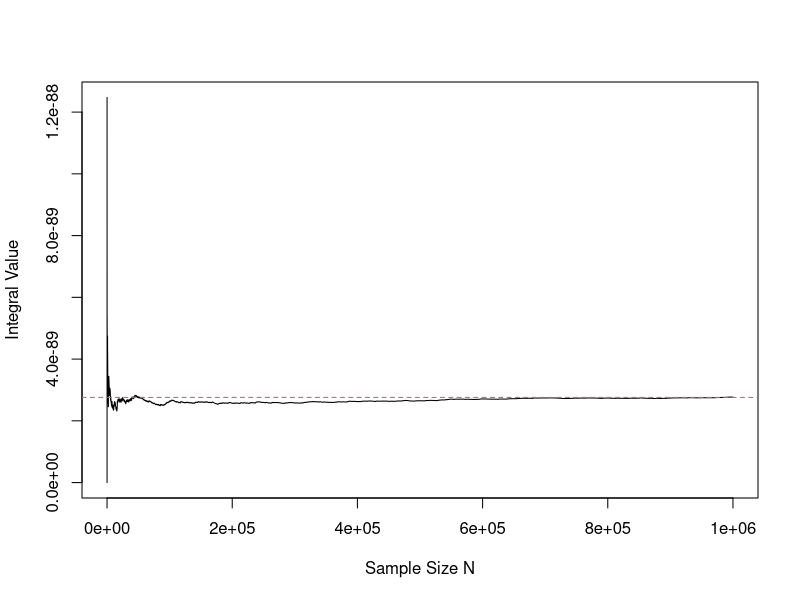

Reproduce this figure in R.
library(tidyverse)
library(patchwork)
library(mixtools)
theme_set(theme_bw())

set.seed(155523)
n <- 1000000
a <- 0
b <-  0.05 
u <-runif(n, a, b)

intfunc <- function(y){
  f = (1/sqrt(2*pi)) * (1/(y^2)) * (exp(-1/(2*(y^2))))
}



H1 = (b-a)* intfunc(u)
psi_hat_MC <- mean(H1) 
psi_hat_MC



set.seed(1234)
i_1n <- 1:n
plot( i_1n, cummean(H1), type='l', lwd=1,  
      xlab="Sample Size N", ylab="Integral Value",col=1)
abline(h=integrate(intfunc, a, b)$value, lwd=1, col=2, lty=2)




H2 <- (b-a)*intfunc(0.05-u) 
MC1 <- mean(H1)
MC2 <- mean(H2)

MCA <- (MC1+MC2)/2


MCE_MC1 <- sd(H1)/sqrt(n);MCE_MC1 
MCE_MC2 <- sd(H2)/sqrt(n);MCE_MC2 

MCE_MCA <- sqrt(1+cor(H1,H2))*sd(H1)/sqrt(2*n);MCE_MCA 


effgain<- MCE_MCA/MCE_MC1;effgain




integrate(intfunc, a, b)
pnorm(20,0,1,lower.tail = F)
